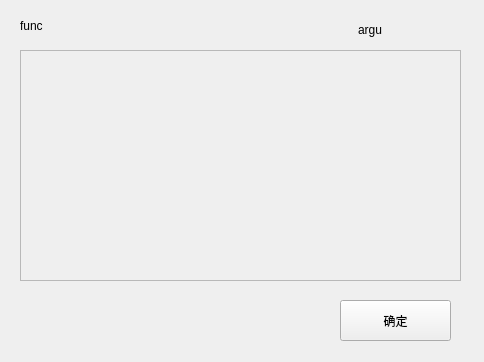
<?xml version="1.0" encoding="UTF-8"?>
<ui version="4.0">
 <class>arguwindow</class>
 <widget class="QWidget" name="arguwindow">
  <property name="geometry">
   <rect>
    <x>0</x>
    <y>0</y>
    <width>484</width>
    <height>362</height>
   </rect>
  </property>
  <property name="windowTitle">
   <string>Form</string>
  </property>
  <widget class="QLabel" name="func_name_label">
   <property name="geometry">
    <rect>
     <x>20</x>
     <y>10</y>
     <width>101</width>
     <height>31</height>
    </rect>
   </property>
   <property name="text">
    <string>func</string>
   </property>
  </widget>
  <widget class="QScrollArea" name="scroll_area">
   <property name="geometry">
    <rect>
     <x>20</x>
     <y>50</y>
     <width>441</width>
     <height>231</height>
    </rect>
   </property>
   <property name="widgetResizable">
    <bool>true</bool>
   </property>
   <widget class="QWidget" name="scrollAreaWidgetContents">
    <property name="geometry">
     <rect>
      <x>0</x>
      <y>0</y>
      <width>439</width>
      <height>229</height>
     </rect>
    </property>
    <widget class="QWidget" name="formLayoutWidget">
     <property name="geometry">
      <rect>
       <x>10</x>
       <y>10</y>
       <width>421</width>
       <height>211</height>
      </rect>
     </property>
     <layout class="QFormLayout" name="form_layout"/>
    </widget>
   </widget>
  </widget>
  <widget class="QPushButton" name="correct_btn">
   <property name="geometry">
    <rect>
     <x>340</x>
     <y>300</y>
     <width>111</width>
     <height>41</height>
    </rect>
   </property>
   <property name="text">
    <string>确定</string>
   </property>
  </widget>
  <widget class="QLabel" name="argu_count_label">
   <property name="geometry">
    <rect>
     <x>358</x>
     <y>20</y>
     <width>101</width>
     <height>20</height>
    </rect>
   </property>
   <property name="text">
    <string>argu</string>
   </property>
  </widget>
  <zorder>scroll_area</zorder>
  <zorder>func_name_label</zorder>
  <zorder>correct_btn</zorder>
  <zorder>argu_count_label</zorder>
 </widget>
 <resources/>
 <connections/>
</ui>
